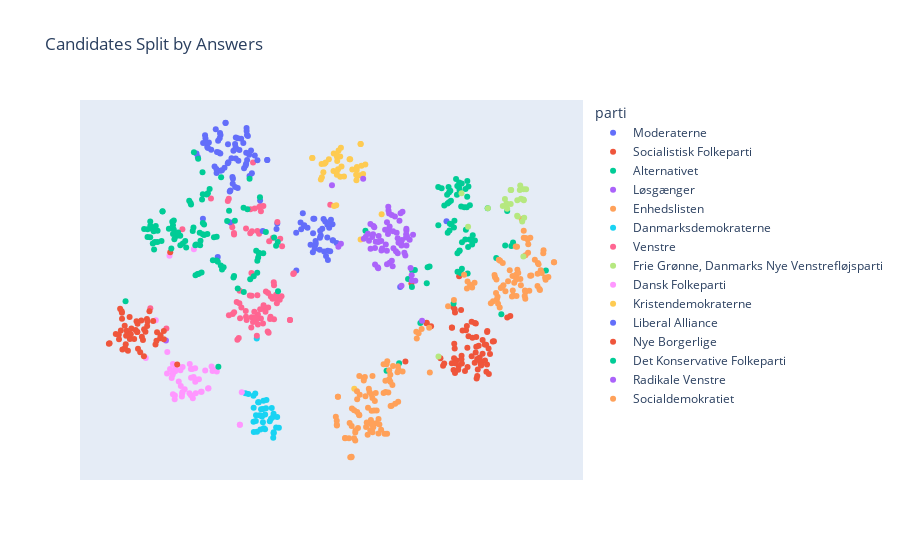

Notebook source saved alongside this figure:
### Markdown cell above
## Grouping of the candidates based on their answers
Using t-SNE algorithm

### Code cell
import pandas as pd
from sklearn.manifold import TSNE
import plotly.express as px


# Separate features (responses) and labels (parties)
X = all_data[response_columns]
parties = all_data["parti"]

# Apply t-SNE to reduce dimensions to 2
tsne = TSNE(n_components=2, random_state=42, perplexity=5)  # You can adjust perplexity based on dataset size
tsne_result = tsne.fit_transform(X)

# Add t-SNE results to the dataframe
all_data['tSNE1'] = tsne_result[:, 0]
all_data['tSNE2'] = tsne_result[:, 1]

# Create a scatter plot using t-SNE results
fig = px.scatter(all_data, x='tSNE1', y='tSNE2', color='parti', hover_data={'navn': True, 'tSNE1': False, 'tSNE2': False},
                 title="Candidates Split by Answers")

# Update layout to hide axis labels and grid
fig.update_layout(
    xaxis_title='',    # Remove x-axis label
    yaxis_title='',    # Remove y-axis label
    xaxis=dict(showgrid=False, zeroline=False, showticklabels=False),  # Hide grid and axis line
    yaxis=dict(showgrid=False, zeroline=False, showticklabels=False)   # Hide grid and axis line
)
# Show the plot
fig.show()
